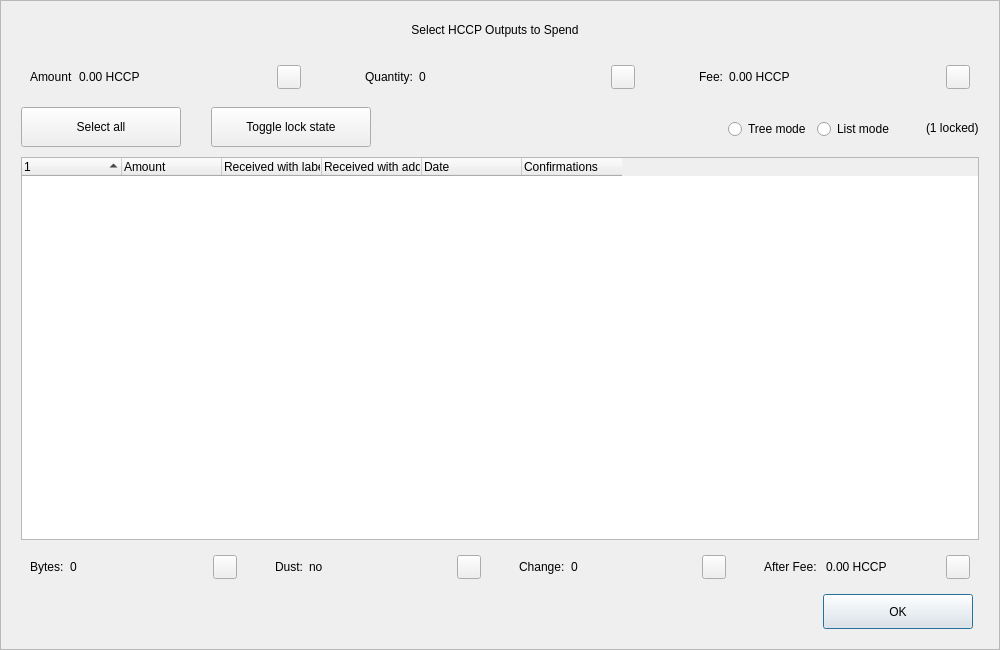
<?xml version="1.0" encoding="UTF-8"?>
<ui version="4.0">
 <class>CoinControlDialog</class>
 <widget class="QDialog" name="CoinControlDialog">
  <property name="geometry">
   <rect>
    <x>0</x>
    <y>0</y>
    <width>1000</width>
    <height>650</height>
   </rect>
  </property>
  <property name="minimumSize">
   <size>
    <width>950</width>
    <height>650</height>
   </size>
  </property>
  <property name="windowTitle">
   <string>Coin Selection</string>
  </property>
  <property name="styleSheet">
   <string notr="true"/>
  </property>
  <layout class="QVBoxLayout" name="verticalLayout">
   <property name="spacing">
    <number>0</number>
   </property>
   <property name="leftMargin">
    <number>0</number>
   </property>
   <property name="topMargin">
    <number>0</number>
   </property>
   <property name="rightMargin">
    <number>0</number>
   </property>
   <property name="bottomMargin">
    <number>0</number>
   </property>
   <item>
    <widget class="QFrame" name="frameContainer">
     <property name="toolTipDuration">
      <number>0</number>
     </property>
     <property name="frameShape">
      <enum>QFrame::StyledPanel</enum>
     </property>
     <property name="frameShadow">
      <enum>QFrame::Raised</enum>
     </property>
     <layout class="QVBoxLayout" name="verticalLayout_2">
      <property name="leftMargin">
       <number>0</number>
      </property>
      <property name="rightMargin">
       <number>0</number>
      </property>
      <property name="bottomMargin">
       <number>20</number>
      </property>
      <item>
       <layout class="QHBoxLayout" name="horizontalLayout_12">
        <property name="spacing">
         <number>0</number>
        </property>
        <property name="leftMargin">
         <number>20</number>
        </property>
        <property name="rightMargin">
         <number>30</number>
        </property>
        <item>
         <spacer name="horizontalSpacer_4">
          <property name="orientation">
           <enum>Qt::Horizontal</enum>
          </property>
          <property name="sizeHint" stdset="0">
           <size>
            <width>40</width>
            <height>20</height>
           </size>
          </property>
         </spacer>
        </item>
        <item>
         <widget class="QLabel" name="labelTitle">
          <property name="minimumSize">
           <size>
            <width>0</width>
            <height>40</height>
           </size>
          </property>
          <property name="maximumSize">
           <size>
            <width>16777215</width>
            <height>40</height>
           </size>
          </property>
          <property name="text">
           <string>Select HCCP Outputs to Spend</string>
          </property>
          <property name="alignment">
           <set>Qt::AlignCenter</set>
          </property>
          <property name="margin">
           <number>7</number>
          </property>
         </widget>
        </item>
        <item>
         <spacer name="horizontalSpacer_5">
          <property name="orientation">
           <enum>Qt::Horizontal</enum>
          </property>
          <property name="sizeHint" stdset="0">
           <size>
            <width>40</width>
            <height>20</height>
           </size>
          </property>
         </spacer>
        </item>
       </layout>
      </item>
      <item>
       <layout class="QHBoxLayout" name="horizontalLayout_8">
        <property name="leftMargin">
         <number>20</number>
        </property>
        <property name="rightMargin">
         <number>20</number>
        </property>
        <item>
         <widget class="QWidget" name="layoutAmount" native="true">
          <layout class="QHBoxLayout" name="horizontalLayout_9" stretch="0,1,0">
           <item>
            <widget class="QLabel" name="labelCoinControlAmountText">
             <property name="text">
              <string>Amount</string>
             </property>
            </widget>
           </item>
           <item>
            <widget class="QLabel" name="labelCoinControlAmount">
             <property name="text">
              <string>0.00 HCCP</string>
             </property>
            </widget>
           </item>
           <item alignment="Qt::AlignHCenter|Qt::AlignVCenter">
            <widget class="QPushButton" name="pushButtonAmount">
             <property name="minimumSize">
              <size>
               <width>0</width>
               <height>24</height>
              </size>
             </property>
             <property name="maximumSize">
              <size>
               <width>24</width>
               <height>26</height>
              </size>
             </property>
             <property name="focusPolicy">
              <enum>Qt::NoFocus</enum>
             </property>
             <property name="styleSheet">
              <string notr="true">padding-bottom:2px;
padding-right:4px;</string>
             </property>
             <property name="text">
              <string/>
             </property>
            </widget>
           </item>
          </layout>
         </widget>
        </item>
        <item>
         <spacer name="horizontalSpacer_2">
          <property name="orientation">
           <enum>Qt::Horizontal</enum>
          </property>
          <property name="sizeType">
           <enum>QSizePolicy::Fixed</enum>
          </property>
          <property name="sizeHint" stdset="0">
           <size>
            <width>40</width>
            <height>20</height>
           </size>
          </property>
         </spacer>
        </item>
        <item>
         <widget class="QWidget" name="layoutQuantity" native="true">
          <layout class="QHBoxLayout" name="horizontalLayout_10" stretch="0,1,0">
           <item>
            <widget class="QLabel" name="labelCoinControlQuantityText">
             <property name="text">
              <string>Quantity:</string>
             </property>
            </widget>
           </item>
           <item>
            <widget class="QLabel" name="labelCoinControlQuantity">
             <property name="text">
              <string>0</string>
             </property>
            </widget>
           </item>
           <item alignment="Qt::AlignHCenter|Qt::AlignVCenter">
            <widget class="QPushButton" name="pushButtonQuantity">
             <property name="minimumSize">
              <size>
               <width>0</width>
               <height>24</height>
              </size>
             </property>
             <property name="maximumSize">
              <size>
               <width>24</width>
               <height>26</height>
              </size>
             </property>
             <property name="focusPolicy">
              <enum>Qt::NoFocus</enum>
             </property>
             <property name="styleSheet">
              <string notr="true">padding-bottom:2px;
               padding-right:4px;</string>
             </property>
             <property name="text">
              <string/>
             </property>
            </widget>
           </item>
          </layout>
         </widget>
        </item>
        <item>
         <spacer name="horizontalSpacer_22">
          <property name="orientation">
           <enum>Qt::Horizontal</enum>
          </property>
          <property name="sizeType">
           <enum>QSizePolicy::Fixed</enum>
          </property>
          <property name="sizeHint" stdset="0">
           <size>
            <width>40</width>
            <height>20</height>
           </size>
          </property>
         </spacer>
        </item>
        <item>
         <widget class="QWidget" name="layoutFee" native="true">
          <layout class="QHBoxLayout" name="horizontalLayout_11" stretch="0,1,0">
           <item>
            <widget class="QLabel" name="labelCoinControlFeeText">
             <property name="text">
              <string>Fee:</string>
             </property>
            </widget>
           </item>
           <item>
            <widget class="QLabel" name="labelCoinControlFee">
             <property name="text">
              <string>0.00 HCCP</string>
             </property>
            </widget>
           </item>
           <item alignment="Qt::AlignHCenter|Qt::AlignVCenter">
            <widget class="QPushButton" name="pushButtonFee">
             <property name="minimumSize">
              <size>
               <width>0</width>
               <height>24</height>
              </size>
             </property>
             <property name="maximumSize">
              <size>
               <width>24</width>
               <height>26</height>
              </size>
             </property>
             <property name="focusPolicy">
              <enum>Qt::NoFocus</enum>
             </property>
             <property name="styleSheet">
              <string notr="true">padding-bottom:2px;
               padding-right:4px;</string>
             </property>
             <property name="text">
              <string/>
             </property>
            </widget>
           </item>
          </layout>
         </widget>
        </item>
       </layout>
      </item>
      <item>
       <widget class="QFrame" name="frame">
        <property name="minimumSize">
         <size>
          <width>0</width>
          <height>40</height>
         </size>
        </property>
        <property name="styleSheet">
         <string notr="true">#frame {
	border:0;
}</string>
        </property>
        <property name="frameShape">
         <enum>QFrame::StyledPanel</enum>
        </property>
        <property name="frameShadow">
         <enum>QFrame::Sunken</enum>
        </property>
        <layout class="QHBoxLayout" name="horizontalLayout">
         <property name="spacing">
          <number>0</number>
         </property>
         <property name="leftMargin">
          <number>20</number>
         </property>
         <property name="topMargin">
          <number>0</number>
         </property>
         <property name="rightMargin">
          <number>20</number>
         </property>
         <property name="bottomMargin">
          <number>0</number>
         </property>
         <item>
          <layout class="QHBoxLayout" name="horizontalLayoutPanel" stretch="0,0,0,0,0,0">
           <property name="spacing">
            <number>20</number>
           </property>
           <item>
            <widget class="QPushButton" name="pushButtonSelectAll">
             <property name="sizePolicy">
              <sizepolicy hsizetype="Maximum" vsizetype="Fixed">
               <horstretch>0</horstretch>
               <verstretch>0</verstretch>
              </sizepolicy>
             </property>
             <property name="minimumSize">
              <size>
               <width>160</width>
               <height>40</height>
              </size>
             </property>
             <property name="maximumSize">
              <size>
               <width>16777215</width>
               <height>40</height>
              </size>
             </property>
             <property name="text">
              <string>Select all</string>
             </property>
             <property name="checkable">
              <bool>true</bool>
             </property>
             <property name="checked">
              <bool>false</bool>
             </property>
             <property name="autoExclusive">
              <bool>false</bool>
             </property>
             <property name="autoDefault">
              <bool>false</bool>
             </property>
            </widget>
           </item>
           <item>
            <spacer name="horizontalSpacer_6">
             <property name="orientation">
              <enum>Qt::Horizontal</enum>
             </property>
             <property name="sizeType">
              <enum>QSizePolicy::Fixed</enum>
             </property>
             <property name="sizeHint" stdset="0">
              <size>
               <width>10</width>
               <height>20</height>
              </size>
             </property>
            </spacer>
           </item>
           <item>
            <widget class="QPushButton" name="pushButtonToggleLock">
             <property name="sizePolicy">
              <sizepolicy hsizetype="Maximum" vsizetype="Fixed">
               <horstretch>0</horstretch>
               <verstretch>0</verstretch>
              </sizepolicy>
             </property>
             <property name="minimumSize">
              <size>
               <width>160</width>
               <height>40</height>
              </size>
             </property>
             <property name="maximumSize">
              <size>
               <width>16777215</width>
               <height>40</height>
              </size>
             </property>
             <property name="text">
              <string>Toggle lock state</string>
             </property>
             <property name="checkable">
              <bool>true</bool>
             </property>
             <property name="autoExclusive">
              <bool>false</bool>
             </property>
             <property name="autoDefault">
              <bool>false</bool>
             </property>
            </widget>
           </item>
           <item>
            <spacer name="horizontalSpacer_7">
             <property name="orientation">
              <enum>Qt::Horizontal</enum>
             </property>
             <property name="sizeType">
              <enum>QSizePolicy::Expanding</enum>
             </property>
             <property name="sizeHint" stdset="0">
              <size>
               <width>30</width>
               <height>20</height>
              </size>
             </property>
            </spacer>
           </item>
           <item alignment="Qt::AlignRight">
            <widget class="QGroupBox" name="groupBox_2">
             <property name="styleSheet">
              <string notr="true">#groupBox_2 {
    background-color:transparent;
    border-radius:0;
}</string>
             </property>
             <property name="title">
              <string/>
             </property>
             <layout class="QHBoxLayout" name="horizontalLayout_14">
              <item>
               <widget class="QRadioButton" name="radioTreeMode">
                <property name="sizePolicy">
                 <sizepolicy hsizetype="Maximum" vsizetype="Fixed">
                  <horstretch>0</horstretch>
                  <verstretch>0</verstretch>
                 </sizepolicy>
                </property>
                <property name="text">
                 <string>Tree mode</string>
                </property>
               </widget>
              </item>
              <item>
               <widget class="QRadioButton" name="radioListMode">
                <property name="sizePolicy">
                 <sizepolicy hsizetype="Maximum" vsizetype="Fixed">
                  <horstretch>0</horstretch>
                  <verstretch>0</verstretch>
                 </sizepolicy>
                </property>
                <property name="text">
                 <string>List mode</string>
                </property>
                <property name="checked">
                 <bool>false</bool>
                </property>
               </widget>
              </item>
             </layout>
            </widget>
           </item>
           <item>
            <widget class="QLabel" name="labelLocked">
             <property name="text">
              <string>(1 locked)</string>
             </property>
            </widget>
           </item>
          </layout>
         </item>
        </layout>
       </widget>
      </item>
      <item>
       <layout class="QHBoxLayout" name="horizontalLayout_13">
        <property name="leftMargin">
         <number>20</number>
        </property>
        <property name="rightMargin">
         <number>20</number>
        </property>
        <item>
         <widget class="CoinControlTreeWidget" name="treeWidget">
          <property name="contextMenuPolicy">
           <enum>Qt::CustomContextMenu</enum>
          </property>
          <property name="styleSheet">
           <string notr="true"/>
          </property>
          <property name="sortingEnabled">
           <bool>false</bool>
          </property>
          <property name="columnCount">
           <number>6</number>
          </property>
          <attribute name="headerShowSortIndicator" stdset="0">
           <bool>true</bool>
          </attribute>
          <attribute name="headerStretchLastSection">
           <bool>false</bool>
          </attribute>
          <column>
           <property name="text">
            <string/>
           </property>
          </column>
          <column>
           <property name="text">
            <string>Amount</string>
           </property>
          </column>
          <column>
           <property name="text">
            <string>Received with label</string>
           </property>
          </column>
          <column>
           <property name="text">
            <string>Received with address</string>
           </property>
          </column>
          <column>
           <property name="text">
            <string>Date</string>
           </property>
          </column>
          <column>
           <property name="text">
            <string>Confirmations</string>
           </property>
           <property name="toolTip">
            <string>Confirmed</string>
           </property>
          </column>
         </widget>
        </item>
       </layout>
      </item>
      <item>
       <layout class="QHBoxLayout" name="horizontalLayout_3">
        <property name="spacing">
         <number>20</number>
        </property>
        <property name="leftMargin">
         <number>20</number>
        </property>
        <property name="rightMargin">
         <number>20</number>
        </property>
        <item>
         <widget class="QWidget" name="layoutBytes" native="true">
          <layout class="QHBoxLayout" name="horizontalLayout_4" stretch="0,1,0">
           <item>
            <widget class="QLabel" name="labelCoinControlBytesText">
             <property name="text">
              <string>Bytes:</string>
             </property>
            </widget>
           </item>
           <item>
            <widget class="QLabel" name="labelCoinControlBytes">
             <property name="text">
              <string>0</string>
             </property>
            </widget>
           </item>
           <item alignment="Qt::AlignHCenter|Qt::AlignVCenter">
            <widget class="QPushButton" name="pushButtonBytes">
             <property name="minimumSize">
              <size>
               <width>0</width>
               <height>24</height>
              </size>
             </property>
             <property name="maximumSize">
              <size>
               <width>24</width>
               <height>26</height>
              </size>
             </property>
             <property name="focusPolicy">
              <enum>Qt::NoFocus</enum>
             </property>
             <property name="styleSheet">
              <string notr="true">padding-bottom:2px;
               padding-right:4px;</string>
             </property>
             <property name="text">
              <string/>
             </property>
            </widget>
           </item>
          </layout>
         </widget>
        </item>
        <item>
         <widget class="QWidget" name="layoutDust" native="true">
          <layout class="QHBoxLayout" name="horizontalLayout_5" stretch="0,1,0">
           <item>
            <widget class="QLabel" name="labelCoinControlLowOutputText">
             <property name="text">
              <string>Dust:</string>
             </property>
            </widget>
           </item>
           <item>
            <widget class="QLabel" name="labelCoinControlLowOutput">
             <property name="text">
              <string>no</string>
             </property>
            </widget>
           </item>
           <item alignment="Qt::AlignHCenter|Qt::AlignVCenter">
            <widget class="QPushButton" name="pushButtonDust">
             <property name="minimumSize">
              <size>
               <width>0</width>
               <height>24</height>
              </size>
             </property>
             <property name="maximumSize">
              <size>
               <width>24</width>
               <height>26</height>
              </size>
             </property>
             <property name="focusPolicy">
              <enum>Qt::NoFocus</enum>
             </property>
             <property name="styleSheet">
              <string notr="true">padding-bottom:2px;
               padding-right:4px;</string>
             </property>
             <property name="text">
              <string/>
             </property>
            </widget>
           </item>
          </layout>
         </widget>
        </item>
        <item>
         <widget class="QWidget" name="layoutChange" native="true">
          <layout class="QHBoxLayout" name="horizontalLayout_6" stretch="0,1,0">
           <item>
            <widget class="QLabel" name="labelCoinControlChangeText">
             <property name="text">
              <string>Change:</string>
             </property>
            </widget>
           </item>
           <item>
            <widget class="QLabel" name="labelCoinControlChange">
             <property name="text">
              <string>0</string>
             </property>
            </widget>
           </item>
           <item alignment="Qt::AlignHCenter|Qt::AlignVCenter">
            <widget class="QPushButton" name="pushButtonChange">
             <property name="minimumSize">
              <size>
               <width>0</width>
               <height>24</height>
              </size>
             </property>
             <property name="maximumSize">
              <size>
               <width>24</width>
               <height>26</height>
              </size>
             </property>
             <property name="focusPolicy">
              <enum>Qt::NoFocus</enum>
             </property>
             <property name="styleSheet">
              <string notr="true">padding-bottom:2px;
               padding-right:4px;</string>
             </property>
             <property name="text">
              <string/>
             </property>
            </widget>
           </item>
          </layout>
         </widget>
        </item>
        <item>
         <widget class="QWidget" name="layoutAfter" native="true">
          <layout class="QHBoxLayout" name="horizontalLayout_7" stretch="0,1,0">
           <item>
            <widget class="QLabel" name="labelCoinControlAfterFeeText">
             <property name="text">
              <string>After Fee: </string>
             </property>
            </widget>
           </item>
           <item>
            <widget class="QLabel" name="labelCoinControlAfterFee">
             <property name="text">
              <string>0.00 HCCP</string>
             </property>
            </widget>
           </item>
           <item alignment="Qt::AlignHCenter|Qt::AlignVCenter">
            <widget class="QPushButton" name="pushButtonAlterFee">
             <property name="minimumSize">
              <size>
               <width>0</width>
               <height>24</height>
              </size>
             </property>
             <property name="maximumSize">
              <size>
               <width>24</width>
               <height>26</height>
              </size>
             </property>
             <property name="focusPolicy">
              <enum>Qt::NoFocus</enum>
             </property>
             <property name="styleSheet">
              <string notr="true">padding-bottom:2px;
               padding-right:4px;</string>
             </property>
             <property name="text">
              <string/>
             </property>
            </widget>
           </item>
          </layout>
         </widget>
        </item>
       </layout>
      </item>
      <item>
       <layout class="QHBoxLayout" name="horizontalLayout_2">
        <property name="spacing">
         <number>0</number>
        </property>
        <property name="leftMargin">
         <number>20</number>
        </property>
        <property name="rightMargin">
         <number>26</number>
        </property>
        <item>
         <spacer name="horizontalSpacer_3">
          <property name="orientation">
           <enum>Qt::Horizontal</enum>
          </property>
          <property name="sizeHint" stdset="0">
           <size>
            <width>558</width>
            <height>20</height>
           </size>
          </property>
         </spacer>
        </item>
        <item>
         <widget class="QPushButton" name="pushButtonOk">
          <property name="minimumSize">
           <size>
            <width>150</width>
            <height>35</height>
           </size>
          </property>
          <property name="text">
           <string>OK</string>
          </property>
         </widget>
        </item>
       </layout>
      </item>
     </layout>
    </widget>
   </item>
  </layout>
 </widget>
 <customwidgets>
  <customwidget>
   <class>CoinControlTreeWidget</class>
   <extends>QTreeWidget</extends>
   <header>coincontroltreewidget.h</header>
  </customwidget>
 </customwidgets>
 <resources/>
 <connections/>
</ui>
